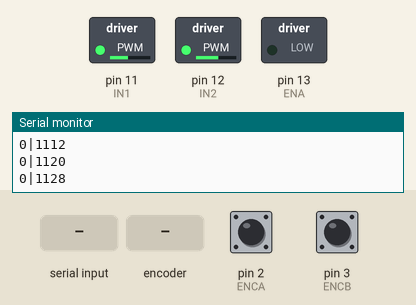
The program below on a simulated Arduino Uno, built with avr-gcc and run on an emulated ATmega328P. On the bench: switched loads named in the program (green lamp = pin HIGH), the last lines printed to the serial monitor. The inputs (shaded band) are chosen by the test bench; at power-on: pin 2 (ENCA) HIGH, pin 3 (ENCB) HIGH.

Above: at 1.2 s.
1.3 s: "0\n" received over Serial
At 2.1 s:
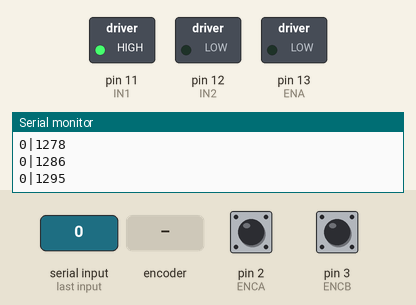
At 3.3 s:
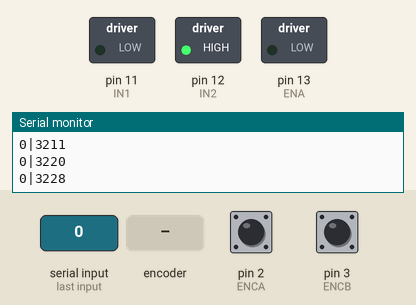
3.8 s: "5\n" received over Serial
6.8 s: "90|45\n" received over Serial
At 7.3 s:
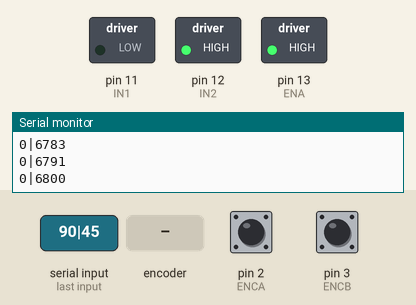
9.8 s: "200\n" received over Serial
12.8 s: rotary encoder on pin 2 (ENCA) / pin 3 (ENCB) turned 2 steps (second pin leading)
Timing chart, 0 to 16.8 s (numbered marks = the images above; inputs shaded):
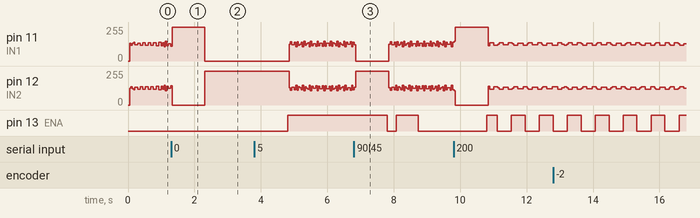

Measured:
- after the input at 1.3 s, pin 13 (ENA): stays LOW (without the input it goes to HIGH after 0.07 s)
- after the input at 6.8 s, pin 13 (ENA): HIGH → LOW after 1.0 s, → HIGH 0.27 s later, → LOW 0.65 s later

The program:

main.cpp
```cpp
#include <Arduino.h>
#include <util/atomic.h>

#define PPR 500 // DC Motor Encoder Accuracy
#define ENCA 2  // DC Motor Encoder Out1
#define ENCB 3  // DC Motor Encoder Out2

#define SAMPLINGPRIODE 1  // Sampling Rate
#define ENA 13   // Motor Driver PWM Input
#define IN1 11   // Motor Driver In1 Input
#define IN2 12   // Motor Driver In2 Input

int direction = 1;
double Kp = 0.0406812507453938;
double Ki = 0.339782106923304;
double Kd = 3.14697363162208e-5;
long int targetSpeed = 10*PPR;
double integrral = 0;

unsigned long int currentTime = 0;
unsigned long int previousTime = 0;

long int pos = 0;
long int previousError = 0;

unsigned long int startTime = 0;

void updateSetting(){
  String data = Serial.readString();
  int sep = 0;
  direction = data.substring(sep, data.indexOf('|')).toInt();
  sep = data.indexOf('|', sep+1);
  Kp = data.substring(sep+1, data.indexOf('|', sep+1)).toDouble();
  sep = data.indexOf('|', sep+1);
  Ki = data.substring(sep+1, data.indexOf('|', sep+1)).toDouble();
  sep = data.indexOf('|', sep+1);
  Kd = data.substring(sep+1, data.indexOf('|', sep+1)).toDouble();
  sep = data.indexOf('|', sep+1);
  targetSpeed = data.substring(sep+1, data.length()).toInt()*PPR;
}

// checks if chanel a raised earlier then count up position
// because it is cw rotation else its ccw rotation and counts down
void encoderInterrupt(){
  int b = digitalRead(ENCB);
  if(b==0){
    pos++;
  }
  else{
    pos--;
  }
}

//
void setDirection(){
  if(direction != 0){
    digitalWrite(IN1, HIGH);
    digitalWrite(IN2, LOW);
  }
  else{
    digitalWrite(IN1, LOW);
    digitalWrite(IN2, HIGH);
  }
}

void setup() {
  Serial.begin(9600);
  pinMode(ENCA, INPUT_PULLUP);
  pinMode(ENCB, INPUT_PULLUP);
  attachInterrupt(digitalPinToInterrupt(ENCA), encoderInterrupt, RISING);

  pinMode(ENA, OUTPUT);
  pinMode(IN1, OUTPUT);
  pinMode(IN2, OUTPUT);
  startTime = micros();
}

void loop() {
  if(Serial.available()) {
    updateSetting();
  }
  long int currentPos = pos;
  pos = 0;
  currentTime = micros() - startTime;
  // report current speed
  Serial.println(String(currentPos, DEC)+"|"+String(currentTime/1000, DEC));
  long int error_value = currentPos - targetSpeed;
  // product term
  double p = Kp*error_value;
  // passed time
  double dt = (currentTime-previousTime)/1e6;
  // integrate term
  integrral = integrral + error_value*dt;
  double i = Ki*(integrral);
  // derivative term
  double d = Kd*(error_value-previousError)/dt;
  long int pwm = floor(p)+floor(i)+floor(d);
  if(pwm<0){
    direction = (direction == 0) ? 1: 0;
    pwm = abs(pwm);
  }
  int pw = map(pwm, 0, targetSpeed, 0, 255);
  previousTime = currentTime;
  previousError = error_value;
  analogWrite(ENA, pw);
  setDirection();
  delay(SAMPLINGPRIODE);
}
```
